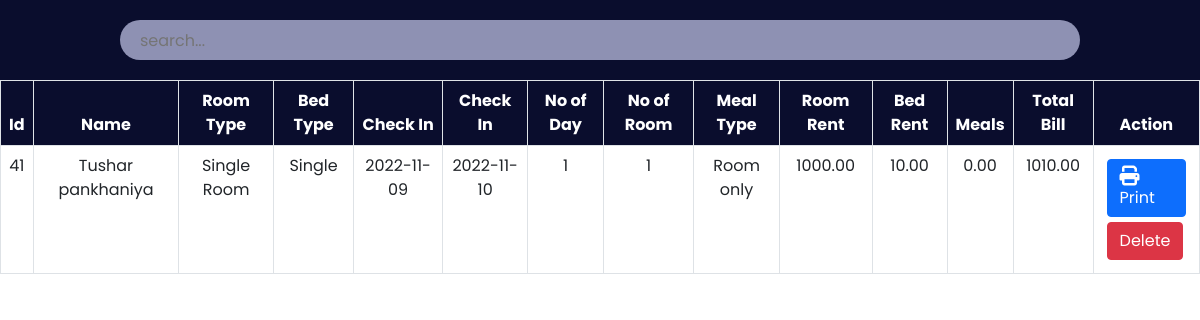
Page /admin/payment.php on the earlier database version.
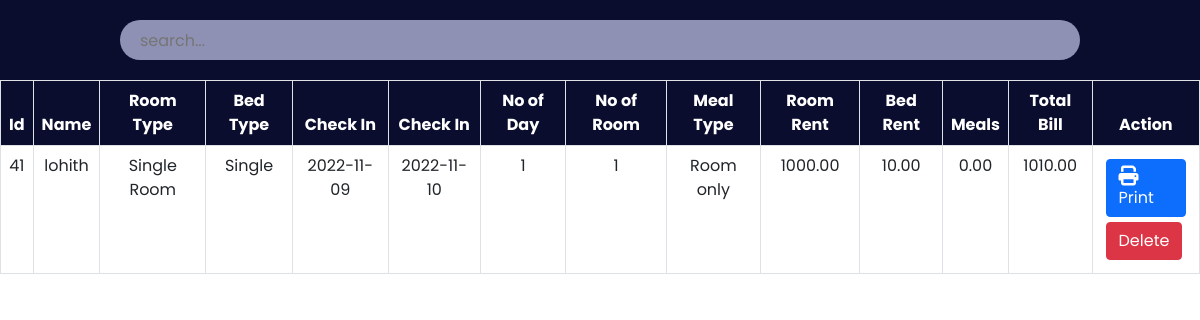
Same page on the later database version.
### tables this page shows
CREATE TABLE `payment` (
  `id` int(30) NOT NULL,
  `Name` varchar(30) NOT NULL,
  `Email` varchar(30) NOT NULL,
  `RoomType` varchar(30) NOT NULL,
  `Bed` varchar(30) NOT NULL,
  `NoofRoom` int(30) NOT NULL,
  `cin` date NOT NULL,
  `cout` date NOT NULL,
  `noofdays` int(30) NOT NULL,
  `roomtotal` double(8,2) NOT NULL,
  `bedtotal` double(8,2) NOT NULL,
  `meal` varchar(30) NOT NULL,
  `mealtotal` double(8,2) NOT NULL,
  `finaltotal` double(8,2) NOT NULL
);

### admin/payment.php (the view, shortened to what this page needs)
<?php
    include '../config.php';
?>
<!DOCTYPE html>
<html lang="en">
<head>
    <link href="https://cdn.jsdelivr.net/npm/bootstrap@5.0.2/dist/css/bootstrap.min.css" rel="stylesheet">
    <link rel="stylesheet" href="https://cdnjs.cloudflare.com/ajax/libs/font-awesome/6.2.0/css/all.min.css"/>
	<link rel="stylesheet" href="css/roombook.css">
</head>
<body>
	<div class="searchsection">
        <input type="text" name="search_bar" id="search_bar" placeholder="search..." onkeyup="searchFun()">
    </div>
    <div class="roombooktable" class="table-responsive-xl">
        <?php
            $paymanttablesql = "SELECT * FROM payment";
            $paymantresult = mysqli_query($conn, $paymanttablesql);
        ?>
        <table class="table table-bordered" id="table-data">
            <thead>
                <tr>
                    <th scope="col">Id</th>
                    <th scope="col">Name</th>
                    <th scope="col">Room Type</th>
                    <th scope="col">Bed Type</th>
                    <th scope="col">Check In</th>
                    <th scope="col">Check In</th>
					<th scope="col">No of Day</th>
                    <th scope="col">No of Room</th>
					<th scope="col">Meal Type</th>
                    <th scope="col">Room Rent</th>
                    <th scope="col">Bed Rent</th>
                    <th scope="col">Meals</th>
					<th scope="col">Total Bill</th>
                    <th scope="col">Action</th>
                </tr>
            </thead>
            <tbody>
            <?php
            while ($res = mysqli_fetch_array($paymantresult)) {
            ?>
                <tr>
                    <td><?php echo $res['id'] ?></td>
                    <td><?php echo $res['Name'] ?></td>
                    <td><?php echo $res['RoomType'] ?></td>
                    <td><?php echo $res['Bed'] ?></td>
					<td><?php echo $res['cin'] ?></td>
                    <td><?php echo $res['cout'] ?></td>
					<td><?php echo $res['noofdays'] ?></td>
                    <td><?php echo $res['NoofRoom'] ?></td>
                    <td><?php echo $res['meal'] ?></td>
                    <td><?php echo $res['roomtotal'] ?></td>
					<td><?php echo $res['bedtotal'] ?></td>
					<td><?php echo $res['mealtotal'] ?></td>
					<td><?php echo $res['finaltotal'] ?></td>
                    <td class="action">
                        <a href="invoiceprint.php?id= <?php echo $res['id']?>"><button class="btn btn-primary"><i class="fa-solid fa-print"></i>Print</button></a>
						<a href="paymantdelete.php?id=<?php echo $res['id']?>"><button class="btn btn-danger">Delete</button></a>
                    </td>
                </tr>
            <?php
            }
            ?>
            </tbody>
        </table>
    </div>
</body>
</html>

### admin/css/roombook.css (style rules this page uses)
:root { --bg-text-shadow: 0 2px 4px rgb(13 0 77 / 8%), 0 3px 6px rgb(13 0 77 / 8%), 0 8px 16px rgb(13 0 77 / 8%); --bg-box-shadow: 0px 0px 20px 6px rgba(26, 30, 164, 0.31); }
body { background-color: #ffff; }
* { margin: 0; padding: 0; font-family: 'Poppins', sans-serif; }
i { font-size: 20px; }
.searchsection { height: 80px; width: 100%; display: flex; justify-content: space-evenly; align-items: center; background-color: #0a0d2d; position: fixed; z-index: 500; }
#search_bar { height: 40px; width: 80%; border: none; background-color: rgba(195, 198, 233, 0.714); padding-left: 20px; border-radius: 30px; }
a { color: black; }
.roombooktable { position: absolute; color: #0a0d2d; margin-top: 80px; width: 100%; height: 100vh; padding-bottom: 900px; }
.roombooktable thead { background-color: #0a0d2d; color: white; text-align: center; }
.roombooktable tbody { text-align: center; }
.action a { text-decoration: none; }
.action button { display: flex; flex-wrap: wrap; margin: 5px; }

Differences in the rows shown:
changed payment "Single Room": Name "Tushar pankhaniya" → "lohith"
